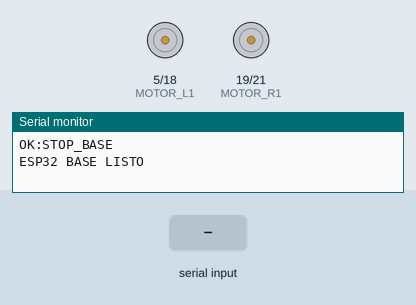
This sketch was run on a simulated ESP32. On the bench: motor-driver pin pairs drawn as motors (green arrow = first pin HIGH = forward, orange = second pin HIGH = backward, longer = more drive), the last lines printed to the serial monitor. The inputs (shaded band) are chosen by the test bench.

Above: at 1.2 s.
1.3 s: "BASE_EXPLORAR\n" received over the second serial link
At 1.8 s:
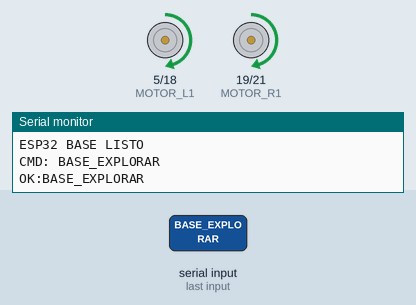
2.8 s: "BASE_VEL,45\n" received over the second serial link
At 4.0 s:
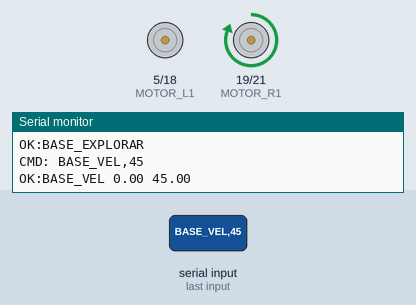
4.3 s: "STOP_BASE\n" received over the second serial link
At 5.2 s:
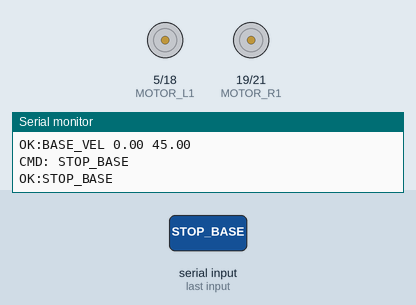
Timing chart, 0 to 7.3 s (numbered marks = the images above; inputs shaded):
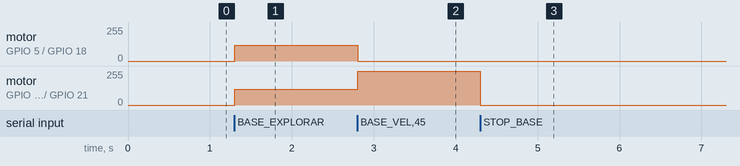

Measured:
- after the input at 1.3 s, motor on GPIO 5 (MOTOR_L1) / GPIO 18 (MOTOR_L2), motor on GPIO 19 (MOTOR_R1) / GPIO 21 (MOTOR_R2): stopped → forward 120/255 at once
- after the input at 2.8 s, motor on GPIO 5 (MOTOR_L1) / GPIO 18 (MOTOR_L2): forward 120/255 → stopped at once; motor on GPIO 19 (MOTOR_R1) / GPIO 21 (MOTOR_R2): forward 120/255 → forward 255/255 at once
- after the input at 4.3 s, motor on GPIO 19 (MOTOR_R1) / GPIO 21 (MOTOR_R2): forward 255/255 → stopped at once

The sketch:

base_control.ino
```cpp
// base_control.ino
// ESP32 BASE controller: receives commands via UART2 and controls two DC motors

#include <HardwareSerial.h>

HardwareSerial SerialUART(2);   // UART2 (RX=16, TX=17 by default)

// MOTOR DRIVER PINS  (ADJUST TO YOUR WIRING)
const int MOTOR_L1 = 5;   // Front left motor PWM
const int MOTOR_L2 = 18;  // Rear left motor PWM (optional)
const int MOTOR_R1 = 19;  // Front right motor PWM
const int MOTOR_R2 = 21;  // Rear right motor PWM (optional)

// ESP32 PWM CHANNELS
const int CH_L = 0;
const int CH_R = 1;

String buffer = "";

// ======================= MOTOR FUNCTIONS =======================

void stopBase() {
  ledcWrite(CH_L, 0);
  ledcWrite(CH_R, 0);
  digitalWrite(MOTOR_L2, LOW);
  digitalWrite(MOTOR_R2, LOW);
  Serial.println("OK:STOP_BASE");
}

void baseExplorar() {
  // Slow forward motion
  ledcWrite(CH_L, 120);
  ledcWrite(CH_R, 120);
  digitalWrite(MOTOR_L2, LOW);
  digitalWrite(MOTOR_R2, LOW);
  Serial.println("OK:BASE_EXPLORAR");
}

void baseVel(float v, float w) {
  // v = linear velocity (approx. m/s)
  // w = angular velocity (approx. rad/s)
  // Simple PWM mapping: to be tuned for the real robot

  int base_pwm = 150;                    // base PWM
  int left  = base_pwm + (int)(v*100) - (int)(w*80);
  int right = base_pwm + (int)(v*100) + (int)(w*80);

  left  = constrain(left,  0, 255);
  right = constrain(right, 0, 255);

  ledcWrite(CH_L, left);
  ledcWrite(CH_R, right);

  digitalWrite(MOTOR_L2, LOW);
  digitalWrite(MOTOR_R2, LOW);

  Serial.print("OK:BASE_VEL ");
  Serial.print(v); Serial.print(" ");
  Serial.println(w);
}


// ======================= COMMAND PROCESSING =======================

void procesarComando(String cmd) {

  cmd.trim();

  if (cmd == "STOP_BASE") {
    stopBase();
  }

  else if (cmd == "BASE_EXPLORAR") {
    baseExplorar();
  }

  else if (cmd.startsWith("BASE_VEL")) {
    // Example: BASE_VEL:0.20,0.50
    cmd.replace("BASE_VEL:", "");
    int coma = cmd.indexOf(',');
    if (coma > 0) {
      float v = cmd.substring(0, coma).toFloat();
      float w = cmd.substring(coma + 1).toFloat();
      baseVel(v, w);
    }
  }

  else if (cmd.startsWith("BASE_GOTO")) {
    // For now reception confirmation
    Serial.println("OK:BASE_GOTO");
  }

  else if (cmd == "PING") {
    SerialUART.println("PONG");
  }

  else {
    Serial.print("ERR:CMD_DESCONOCIDO ");
    Serial.println(cmd);
  }
}


// ======================= SETUP =======================

void setup() {
  Serial.begin(115200);                              // USB debug
  SerialUART.begin(115200, SERIAL_8N1, 16, 17);      // UART2

  pinMode(MOTOR_L1, OUTPUT);
  pinMode(MOTOR_L2, OUTPUT);
  pinMode(MOTOR_R1, OUTPUT);
  pinMode(MOTOR_R2, OUTPUT);

  // PWM ESP32 configuration (frecuency 15 kHz, 8 bits)
  ledcSetup(CH_L, 15000, 8);
  ledcSetup(CH_R, 15000, 8);
  ledcAttachPin(MOTOR_L1, CH_L);
  ledcAttachPin(MOTOR_R1, CH_R);

  stopBase();

  Serial.println("ESP32 BASE LISTO");
}


// ======================= LOOP =======================

void loop() {
  while (SerialUART.available()) {
    char c = SerialUART.read();

    if (c == '\n') {
      if (buffer.length() > 0) {
        Serial.print("CMD: ");
        Serial.println(buffer);
        procesarComando(buffer);
        buffer = "";
      }
    } else {
      buffer += c;
    }
  }
}
```
